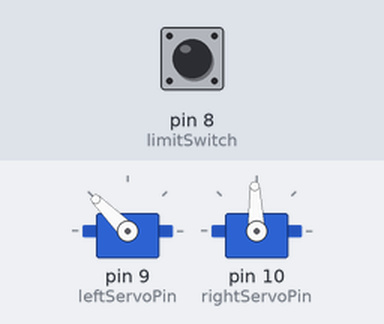
The sketch below on a simulated Arduino Uno, built with avr-gcc and run on an emulated ATmega328P. On the bench: 2 × servo. The test bench sets the inputs (shaded band); at power-on: pin 8 (limitSwitch) HIGH.

Above: at 1.2 s.
1.3 s: pin 8 (limitSwitch) pulled LOW for 0.15 s
At 1.81 s:
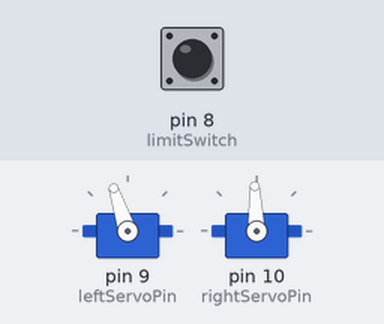
4.4 s: pin 8 (limitSwitch) pulled LOW for 1 s
At 5.52 s:
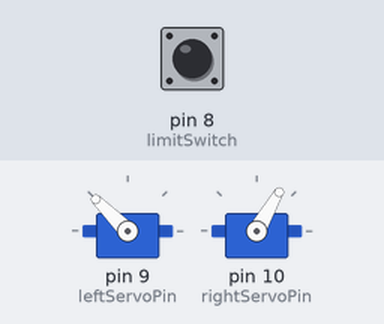
Timing chart, 0 to 8.7 s (numbered marks = the images above; inputs shaded):
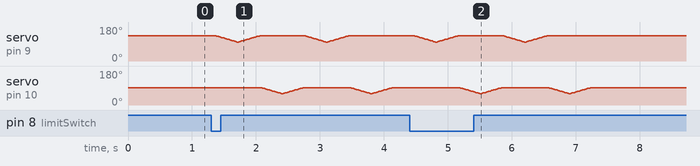

The sketch:

Full.ino
```cpp
// Include libraries:
#include <Servo.h>
#include <ezButton.h>

// Create servo objects:
Servo leftServo;
Servo rightServo;

// create ezButton object that attach to pin 8;
ezButton limitSwitch(8);

// Define servo pins:
#define leftServoPin 9
#define rightServoPin 10


// Variables to store the servo's position: (change values depending on set up)
int leftServoAngle = 135;
int rightServoAngle = 92;

int leftServoPowerOnAngle;

void setup() {
  limitSwitch.setDebounceTime(50); // set debounce time to 50 milliseconds

  // Attach the Servo variables to correct pins:
  leftServo.attach(leftServoPin);
  rightServo.attach(rightServoPin);
  leftServo.write(leftServoAngle);
  rightServo.write(rightServoAngle);
}

void loop() {
  limitSwitch.loop();
  int btnState = limitSwitch.getState();
  if (btnState == 0) {
    moveLeftServo();
    moveRightServo();
  }


}

void moveLeftServo() {
  // Used to manage speed of movement
  for (leftServoAngle = 135; leftServoAngle >= 100; leftServoAngle -= 1) {
    leftServo.write(leftServoAngle);   // move left servo to position leftServoAngle
    delay(10);                       // waits 10ms for the servo to reach the position
  }
  for (leftServoAngle = 100; leftServoAngle <= 135; leftServoAngle += 1) {
    leftServo.write(leftServoAngle);   // move left servo to position leftServoAngle
    delay(10);                       // waits 10ms for the servo to reach the position
  }
}

void moveRightServo() {
  // Used to manage speed of movement
  for (rightServoAngle = 92; rightServoAngle >= 60; rightServoAngle -= 1) {
    rightServo.write(rightServoAngle);   // move right servo to position rightServoAngle
    delay(10);                       // waits 10ms for the servo to reach the position
  }
  for (rightServoAngle = 60; rightServoAngle <= 92; rightServoAngle += 1) {
    rightServo.write(rightServoAngle);   // move right servo to position rightServoAngle
    delay(10);                       // waits 10ms for the servo to reach the position
  }
}
```
